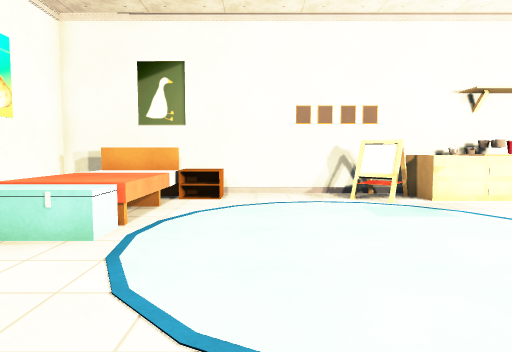
View 1 (above)

14 first-person views from a walk through a 3-D level made in the Unity game engine. The camera is 1.4 m above the floor, tilts 4° down and sees 75° across. Doors are open. The floor is counted in squares, 1 m on a side. Each view is taken from the middle of a square. On the plan, view 1 faces up. The plan holds only what a view shows up to about 15 squares ahead; the rest is blank. The place goes on beyond the plan. Some animated figures are left out. Some surface patterns are stand-ins.

View 2
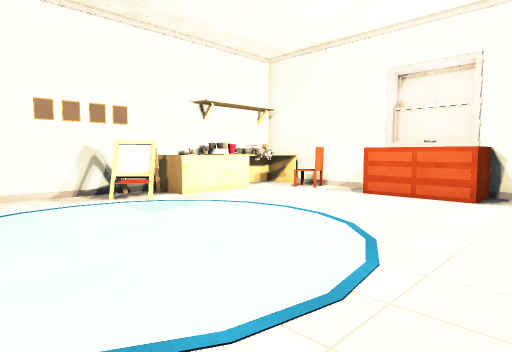

View 3
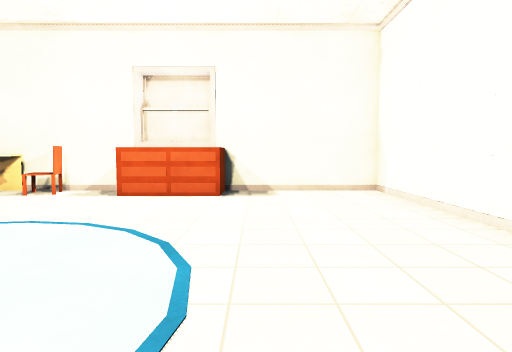

View 4
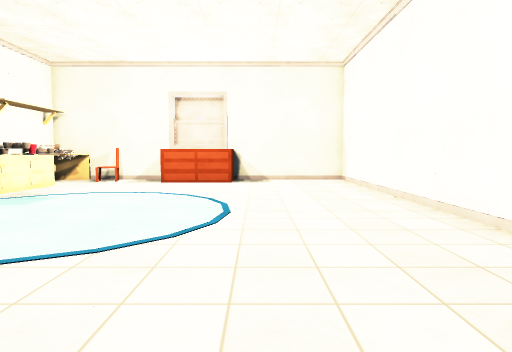

View 5
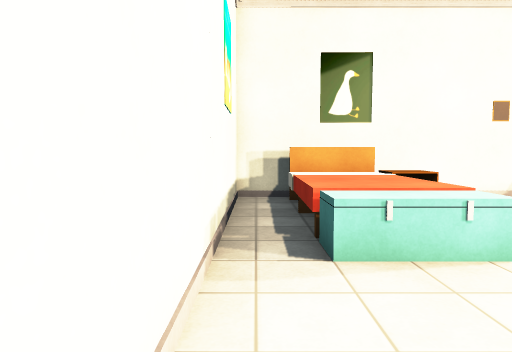

View 6
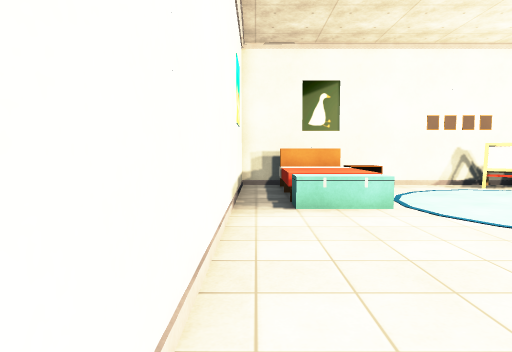

View 7
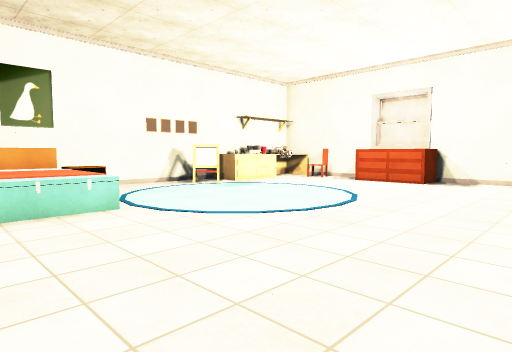

View 8
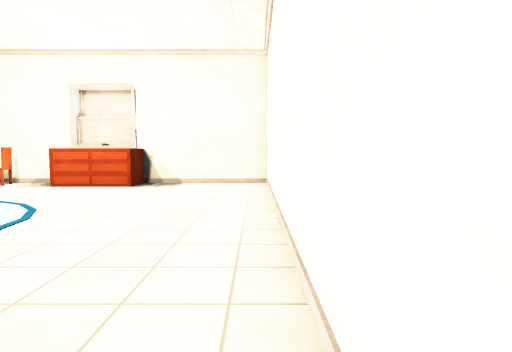

View 9
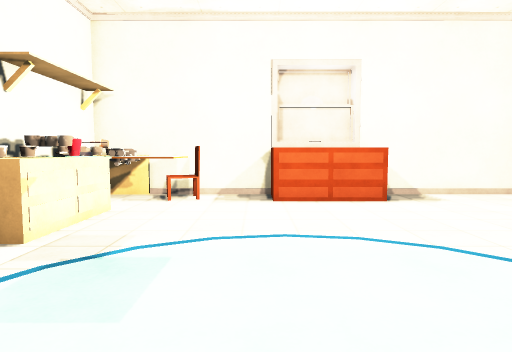

View 10
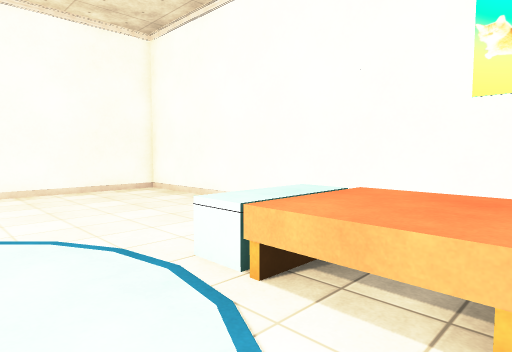

View 11
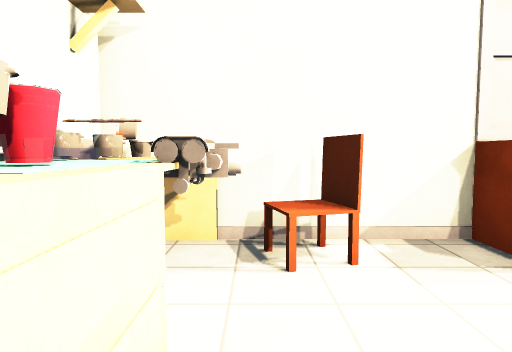

View 12
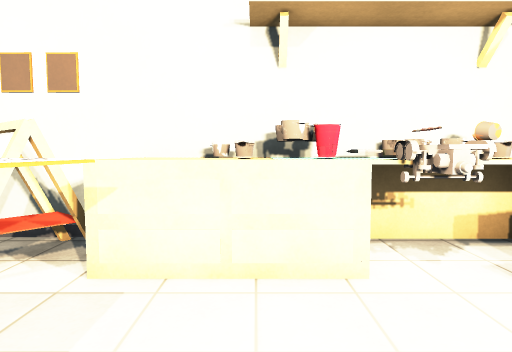

View 13
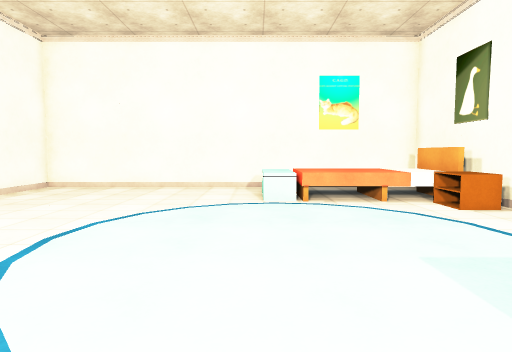

View 14
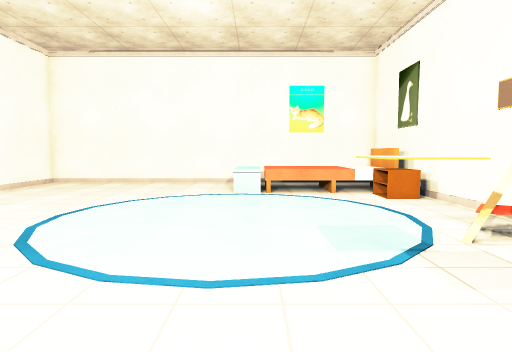

### Floor plan
Key: @ floor where view 1 was taken; # wall or solid block; x gap in a wall; . floor; ^ raised ledge; C cup; H chair; O other object.
Columns run from 7 left of view 1 to 12 right of it. Each row starts with its distance up from view 1.
 12 ###################
 11 #.x^^^^....x^OOOOO^#
 10 #.^^^^^...##^^OCOO^#
  9 #.^^^...........OHH#
  8 #.^^^.......^^...HH#
  7 #.^^^.......^......#
  6 #.OOO..............#
  5 #.OOO............###
  4 #................##
  3 #................##
  2 #................###
  1 #..................#
  0 #......@...........#
 -1 #..................#
 -2 #..................#
 -3 #..................#
 -4 ####################

Positions as (right, up) in squares from view 1, and headings:
1: (0, 0), facing up
2: (-1, 0), facing up-right
3: (-1, 1), facing right
4: (-6, 1), facing right
5: (-6, 1), facing up
6: (-6, -3), facing up
7: (-6, -3), facing up-right
8: (-4, -3), facing right
9: (0, 6), facing right
10: (0, 9), facing down-left
11: (6, 9), facing right
12: (7, 6), facing up
13: (7, 5), facing left
14: (9, 6), facing left
